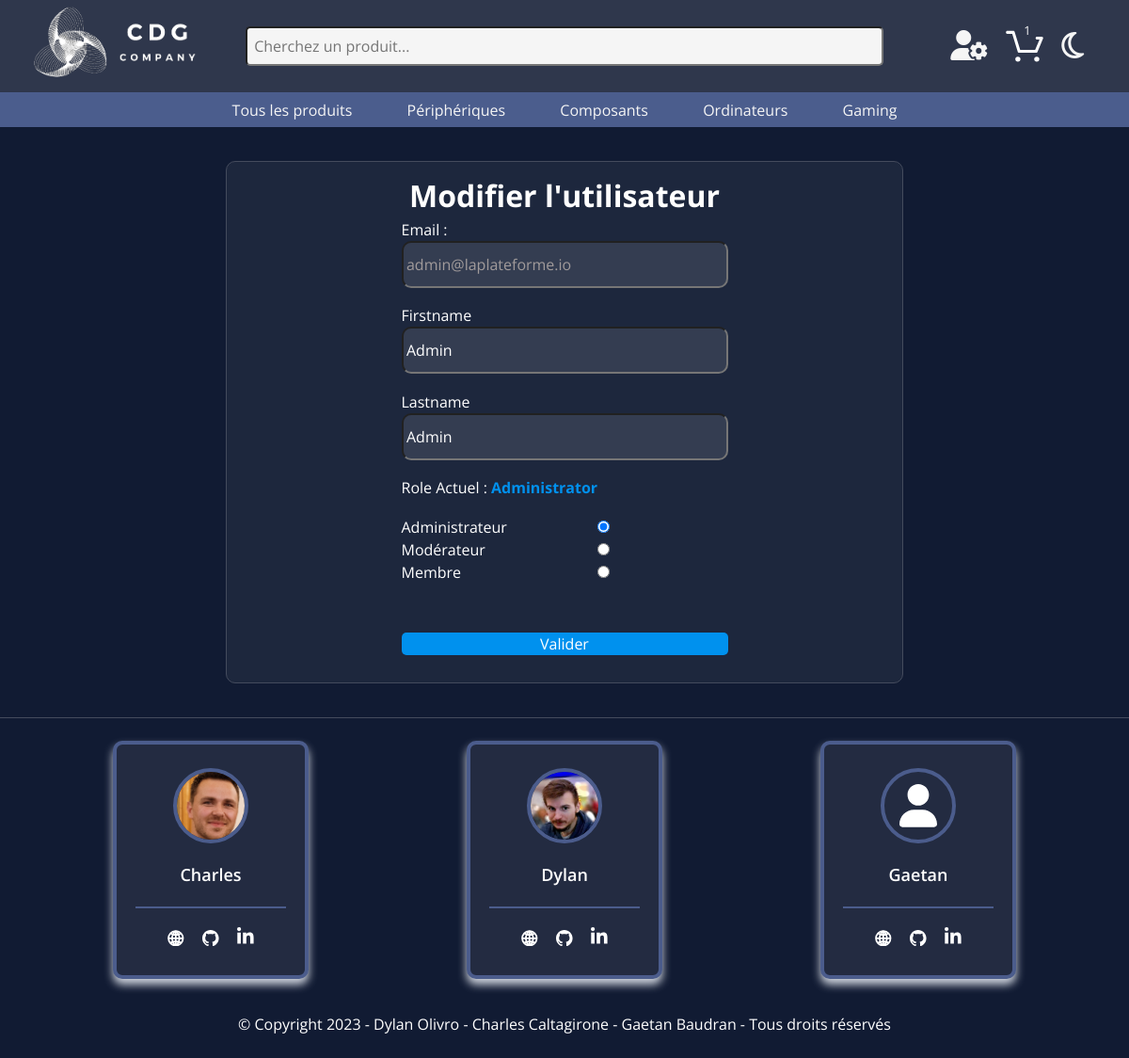
The page /php/user/modifyUser.php?id=1 (signed in) on the database its author committed.
### tables this page shows
CREATE TABLE IF NOT EXISTS `category` (
  `id` int NOT NULL AUTO_INCREMENT,
  `name` varchar(255) NOT NULL,
  `id_parent` int NOT NULL,
  PRIMARY KEY (`id`)
);

CREATE TABLE IF NOT EXISTS `users` (
  `user_id` int NOT NULL AUTO_INCREMENT,
  `user_email` varchar(255) NOT NULL,
  `user_lastname` varchar(255) NOT NULL,
  `user_firstname` varchar(255) NOT NULL,
  `user_password` varchar(255) NOT NULL,
  `user_role` tinyint NOT NULL DEFAULT '0',
  PRIMARY KEY (`user_id`)
);

### php/include/required.php (called while the page is built, shortened)
<?php
function getURL()
{
    if (isset($_SERVER['HTTPS']) && $_SERVER['HTTPS'] === 'on')
        $url = "https";
    else {
        $url = "http";
    }
    $url .= "://";
    $url .= $_SERVER['HTTP_HOST'];
    $url .= $_SERVER['REQUEST_URI'];
    $splitURL = explode('boutique-en-ligne', $url);
    $splitURL2 = explode('/', $splitURL[1]);
    return [$splitURL, $splitURL2];
}
if (getURL()[0][1] === '/index.php' || getURL()[0][1] === '/') {
    require_once('./php/include/bdd.php');
    require_once('./php/include/function.php');
    require_once('./php/class/user.php');
    require_once('./php/class/address.php');
    require_once('./php/class/image.php');
    require_once('./php/class/product.php');
    require_once('./php/class/category.php');
    require_once('./php/class/cart.php');
    require_once('./php/class/order.php');
} else {
    if (getURL()[1][2] === 'user') {
        require_once('../include/bdd.php');
        require_once('../include/function.php');
        require_once('../class/user.php');
        require_once('../class/address.php');
        require_once('../class/image.php');
        require_once('../class/product.php');
        require_once('../class/category.php');
        require_once('../class/cart.php');
        require_once('../class/order.php');
    } else {
        require_once('./include/bdd.php');
        require_once('./class/user.php');
    }
}

### php/class/user.php (called while the page is built, shortened)
<?php
class User
{
    public $id;
    public function __construct($id, $email, $firstname, $lastname, $password, $role)
    {
        $this->id = $id;
    }
    public function returnUserById($bdd)
    {
        $request = $bdd->prepare("SELECT * FROM users WHERE user_id = :user_id");
        $request->execute(['user_id' => $this->id]);
        $result = $request->fetch(PDO::FETCH_OBJ);
        return $result;
    }
}

### php/user/modifyUser.php (the view, shortened to what this page needs)
<?php require_once('../include/required.php');
$user = new User($_GET['id'], null, null, null, null, null);
$result = $user->returnUserById($bdd);
?>
<!DOCTYPE html>
<html lang="en">
<head>
    <?php require_once('../include/head.php'); ?>
    <link rel="stylesheet" href="../../css/modifyUser.css">
</head>
<body>
    <?php require_once('../include/header.php'); ?>
    <main>
        <section class="editUser">
            <h2>Modifier l'utilisateur</h2>
            <div id="divUser">
                <form method="post" id="formUser">
                    <p class="emailP">Email : <span class="email FormChild"> <?= htmlspecialchars($result->user_email) ?></span></p>
                    <div>
                        <label for="fisrtname">Firstname</label>
                        <input type="text" id="firstname" name="firstname" class="FormChild" value="<?= htmlspecialchars($result->user_firstname) ?>">
                    </div>
                    <div>
                        <label for="lastname">Lastname</label>
                        <input type="text" id="lastname" name="lastname" class="FormChild" value="<?= htmlspecialchars($result->user_lastname) ?>">
                    </div>
                    <p>Role Actuel :<span class="actuelRole">
                            <?php
                            $role = "";
                            switch ($result->user_role) {
                                case 2:
                                    $role = 'Administrator';
                                    break;
                            }
                            echo $role;
                            ?>
                        </span>
                    </p>
                    <div class="radio">
                        <div>
                            <label for="admin">Administrateur</label>
                            <span>
                                <input type="radio" id="admin" value="2" name="role" <?= $result->user_role == 2 ? 'checked' : "" ?>>
                            </span>
                        </div>
                        <div>
                            <label for="modo">Modérateur</label>
                            <span>
                                <input type="radio" id="modo" value='1' name="role" <?= $result->user_role == 1 ? 'checked' : "" ?>>
                            </span>
                        </div>
                        <div>
                            <label for="membre">Membre</label>
                            <span>
                                <input type="radio" id="membre" value="0" name="role" <?= $result->user_role == 0 ? 'checked' : "" ?>>
                            </span>
                        </div>
                    </div>
                    <p id="message"></p>
                    <input type="submit" value="Valider" name="update" id="submit">
                </form>
            </div>
        </section>
    </main>
    <?php require_once('../include/footer.php') ?>
</body>
</html>

### php/include/header.php (shortened to what this page needs)
<?php
if (getURL()[0][1] === '/index.php' || getURL()[0][1] === '/') {
    includeHeader($bdd, './', './php/', './');
} else {
    if (getURL()[1][2] === 'user') {
        includeHeader($bdd, '../../', '../', '../../');
    } else {
        includeHeader($bdd, '../', './', '../');
    }
}
function includeHeader($bdd, $index, $url, $image)
{
    $returnCategoryParent = $bdd->prepare('SELECT * FROM category WHERE id_parent = 0');
    $returnCategoryParent->execute();
    $resultCategoryParent = $returnCategoryParent->fetchAll(PDO::FETCH_OBJ);
?>
    <header id="allHeader">
        <div class="sectionNav" id="sectionNav">
            <nav class="navTop">
                <div class="logo">
                    <a href="<?= $index ?>index.php">
                        <img src="<?= $image ?>assets/logo-blanc.png" id="logoImg" alt="">
                    </a>
                </div>
                <div class="searchBarDiv">
                    <form action="" method="get" role="search">
                        <input type="text" id="searchBar" name="searchBar" type="text" placeholder="Cherchez un produit..." aria-label="Search" autocomplete="off">
                    </form>
                </div>
                <div class="iconNavDiv">
                    <span class="iconNav userIcon">
                        <?= isset($_SESSION['user']) && (int)$_SESSION['user']->user_role !== 0 ? '<i class="fa-solid fa-user-gear"></i>' : '<i class="fa-solid fa-user"></i>';
                        ?>
                    </span>
                    <span id="cartSpan" class="iconNav cartSpan">
                        <a href="<?= $url ?>cartPage.php">
                            <?php
                            if (isset($_SESSION['user'])) {
                                $numberCart = $bdd->prepare('SELECT SUM(cart_quantity) AS sumQuantity FROM carts WHERE user_id = :user_id');
                                $numberCart->execute(["user_id" => $_SESSION['user']->user_id]);
                                $numberCartResult = $numberCart->fetch(PDO::FETCH_OBJ);
                            ?>
                                <span id="sumQuantity">
                                    <?php
                                    if ($numberCartResult->sumQuantity > 10) {
                                        echo "10+";
                                    } else {
                                        echo $numberCartResult->sumQuantity;
                                    }
                                    ?>
                                </span>
                                <?php
                            }
                            ?>
                        </a>
                    </span>
                    <span class="iconNav" id="darkMode" onclick="themeToggle()"><i class="fa-regular fa-moon" id="darkModeIcon"></i></span>
                </div>
            </nav>
        </div>
        <nav class="categoriesNav" id="categoriesNav">
            <div class="categoriesUlDiv" id="categoriesUlDiv">
                <ul class="categoriesUl">
                    <li class="">
                        <a href="<?= $url ?>itemFilter.php" class="">Tous les produits</a>
                    </li>
                    <?php
                    foreach ($resultCategoryParent as $key) {
                    ?>
                        <li class="dropdown" id="">
                            <a class="" href="<?= $url ?>itemFilter.php?categoryParent=<?= $key->id ?>" role="button" data-bs-toggle="" aria-expanded="false">
                                <?= htmlspecialchars($key->name); ?>
                            </a>
                        </li>
                    <?php
                    }
                    ?>
                </ul>
            </div>
        </nav>
    </header>
<?php
}

### css/header.css (style rules this page uses)
:root { --background-color: #111b33; --section-color: #1d273d; --div-color: #232b41; --nav-color: #2f374c; --border-color: #444b5d; --input-color: #343d51; --button-color: #0091ee; --text-input-color: #90949b; --price-color: #f75b5b; --stock-color: #38b76e; --stockLimite-color: #ea8013; --main-color: #005078; --second-color: #007cb8; }
* { margin: 0; padding: 0; box-sizing: border-box; font-family: "Open Sans", sans-serif; }
html { scroll-behavior: smooth; }
body { line-height: 1.5; }
i, button { cursor: pointer; }
button, input, optgroup, select, textarea { margin: 0; font-family: inherit; font-size: inherit; line-height: inherit; }
#allHeader { color: whitesmoke; }
#allHeader a { color: whitesmoke; }
main { max-width: 1920px; margin: auto; background-color: var(--background-color); display: flex; flex-direction: column; align-items: center; }
.iconNavDiv { display: flex; align-items: center; width: 20%; justify-content: end; }
.iconNav { padding: 7px; cursor: pointer; }
#logoImg { height: 80px; }
.logo { width: 20%; }
.sectionNav { display: flex; justify-content: center; width: 100%; background-color: var(--nav-color); padding: 0.5%; }
.navTop { width: 95%; display: flex; justify-content: space-between; align-items: center; }
#searchBar { width: 100%; border-radius: 5px; padding: 1%; background-color: whitesmoke; }
.navTop i, .iconBurger { font-size: 2em; padding: 0 5px; }
.navTop a { color: #000; }
.dropdown { position: relative; display: inline-block; }
.categoriesUl li { padding: 0.5%; list-style: none; }
.categoriesUl a { text-decoration: none; color: white; }
.categoriesNav { background-color: #4b5d8d; width: 100%; display: flex; justify-content: center; }
.categoriesUlDiv { width: 60%; }
.searchBarDiv { width: 60%; position: relative; }
#cartSpan { position: relative; padding-bottom: 0; }
#cart-icon { width: 2.5em; }
#sumQuantity { color: whitesmoke; position: absolute; top: 0; left: 55%; transform: translateX(-50%); font-size: 0.8rem; }
.categoriesUl { display: flex; justify-content: space-between; padding: 3px; }
.userIcon { position: relative; display: inline-block; }

### css/modifyUser.css (style rules this page uses)
.editUser { background-color: var(--section-color); border-radius: 10px; padding: 1%; margin: 3% 0; width: 60%; display: flex; flex-direction: column; align-items: center; border: 1px solid var(--border-color); }
.editUser h2 { font-size: 2rem; color: #fff; }
#divUser { width: 50%; display: flex; justify-content: center; }
#formUser { width: 100%; color: #fff; display: flex; flex-direction: column; align-items: center; }
#formUser > * { margin-bottom: 5%; width: 100%; }
#formUser > div { display: flex; flex-direction: column; }
#formUser input { background-color: var(--input-color); outline: none; color: #fff; }
.FormChild { border-radius: 10px; outline: none; height: 50px; padding: 1%; }
.emailP { display: flex; flex-direction: column; }
.email { background-color: var(--input-color); border-width: 2px; border-style: inset; border-color: rgb(118, 118, 118); color: rgb(161, 155, 155); display: flex; align-items: center; }
.actuelRole { color: var(--button-color); font-weight: bold; }
.radio div { display: flex; }
.radio div label { width: 60%; }
.radio div input { width: 100%; }
#message { color: #ffa938; height: 35px; margin: 0; }
#submit { background-color: var(--button-color) !important; border: none; border-radius: 5px; cursor: pointer; }

### rows shown on the page
category: name "Périphériques"
category: name "Composants"
category: name "Ordinateurs"
category: name "Gaming"
users: user_email "admin@laplateforme.io", firstname "Admin", lastname "Admin", user_role "Administrator", user_role "☑ Administrateur", user_role "☐ Modérateur", user_role "☐ Membre"

### other values the page prints
$numberCartResult->sumQuantity "1"
